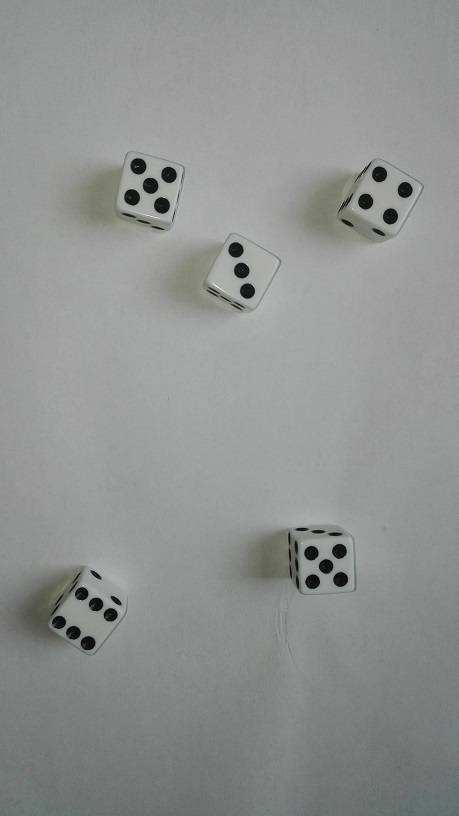
#> input picture 40.jpg, 459 x 816 px
$ python kropki.py
#> lines starting #> are read from the running program, lines starting #| are printed output that depends on the picture
import cv2
import numpy as np
import matplotlib.pyplot

#img = cv2.imread('opencv-logo.png',0)
img = cv2.imread('40.jpg',0)
#> img: shape (816, 459); min 0, max 254, mean 145.4
#img = cv2.imread('przyklad.jpg',0)
img = cv2.medianBlur(img,5)

szar_img = cv2.cvtColor(img,cv2.COLOR_GRAY2BGR)

kolka = cv2.HoughCircles(img,cv2.HOUGH_GRADIENT,1,20,param1=170,param2=15,minRadius=0,maxRadius=0)
#> kolka = 24 rows, first 8: [235.5, 249.5, 7.4], [161.5, 205.5, 7.4], [404.5, 189.5, 7.8], [312.5, 581.5, 7.4], [110.5, 614.5, 6.9], [246.5, 290.5, 7.8], [311.5, 552.5, 7.4], [192.5, 456.5, 171.1]
wszkolka = np.uint16(np.around(kolka))
#> wszkolka = 24 rows, first 8: [236, 250, 7], [162, 206, 7], [404, 190, 8], [312, 582, 7], [110, 614, 7], [246, 290, 8], [312, 552, 7], [192, 456, 171]
print(kolka)
#> (printed output is left out)
print(wszkolka.shape)
#| (1, 24, 3)
print('kropek ' + str(wszkolka.shape[1]))
#| kropek 24
licz=1
for i in wszkolka[0,:]:
     # wyznaczenie obwodu kropki
     cv2.circle(szar_img,(i[0],i[1]),i[2],(0,255,0),2)
    # wyznaczenie srodka kropki
     cv2.circle(szar_img,(i[0],i[1]),2,(0,0,255),3)
     #cv2.putText(img, "Kolka "+ str(licz), (i[0]-70,i[1]+30), cv2.FONT_HERSHEY_SIMPLEX, 1.1, (255,0,0), 2)
     licz +=1
#> this loop made 24 passes
#> i on passes 1 to 12: [236, 250, 7], [162, 206, 7], [404, 190, 8], [312, 582, 7], [110, 614, 7], [246, 290, 8], [312, 552, 7], [192, 456, 171], [138, 166, 7], [58, 622, 7], [88, 612, 25], [242, 270, 7]
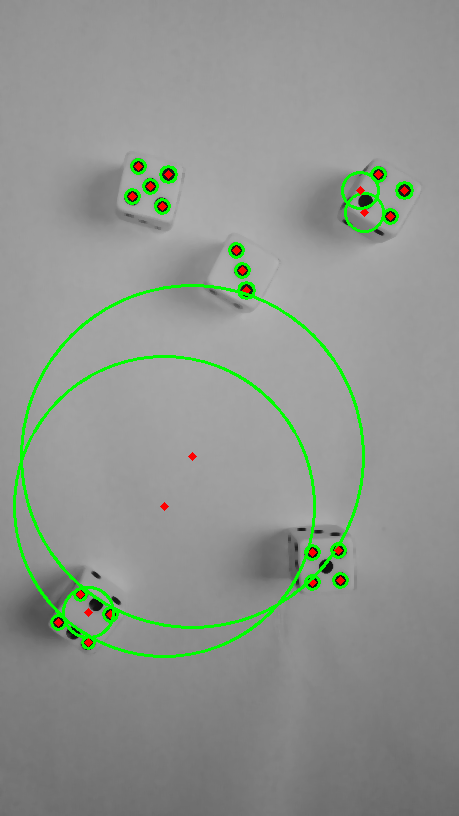
#> szar_img: shape (816, 459, 3); mean B, G, R 142.4, 148.8, 143
#> after the loop, licz = 25

cv2.imshow('Wykryte kropki',szar_img)
cv2.imwrite('wynik.jpg', szar_img)
cv2.waitKey(0)
cv2.destroyAllWindows()

$ run again, with 41.jpg copied over 40.jpg
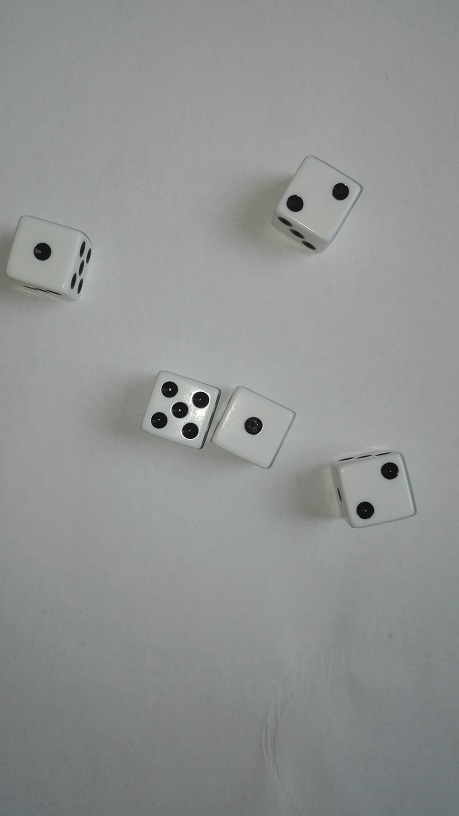
#> input picture 41.jpg, 459 x 816 px
#> kolka = 19 rows, first 8: [179.5, 409.5, 8.2], [252.5, 425.5, 8.2], [200.5, 399.5, 8.4], [336.5, 482.5, 69.1], [41.5, 251.5, 8.2], [340.5, 191.5, 8.8], [180.5, 374.5, 64.4], [86.5, 365.5, 133.8]
#> wszkolka = 19 rows, first 8: [180, 410, 8], [252, 426, 8], [200, 400, 8], [336, 482, 69], [42, 252, 8], [340, 192, 9], [180, 374, 64], [86, 366, 134]
#> (printed output is left out)
#| (1, 19, 3)
#| kropek 19
#> the loop `for i in wszkolka[0,:]:` made 19 passes
#> after the loop `for i in wszkolka[0,:]:`:
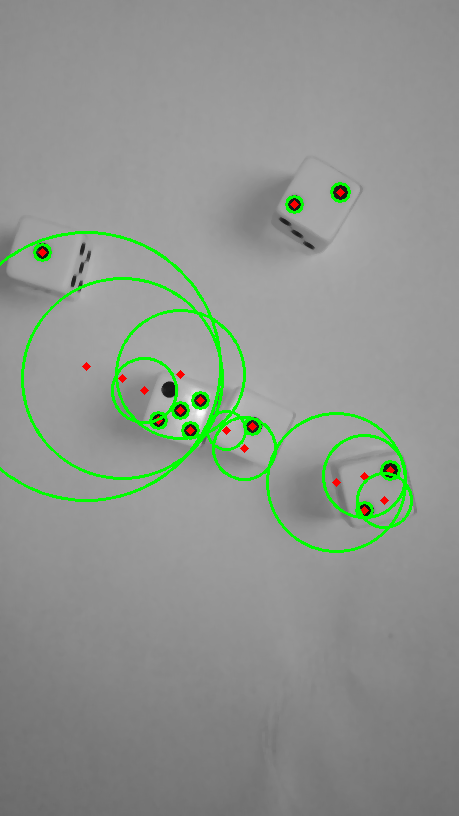
#> szar_img: shape (816, 459, 3); mean B, G, R 142, 148.7, 142.6
#> after the loop `for i in wszkolka[0,:]:`: licz = 20

$ run again, with 42.jpg copied over 40.jpg
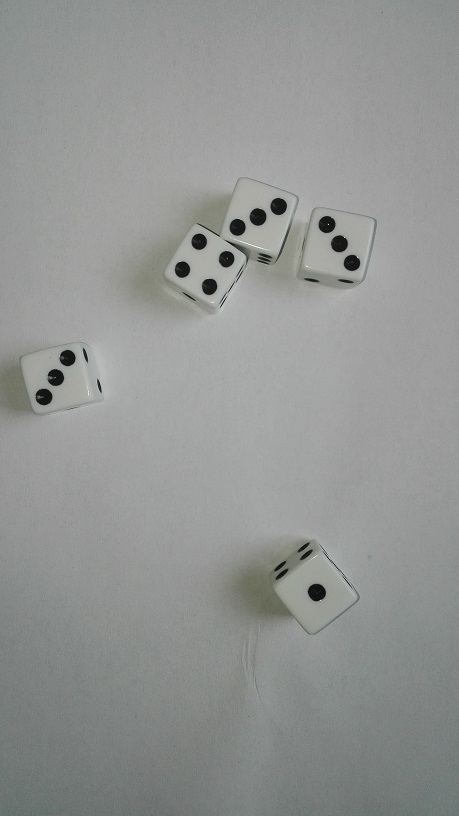
#> input picture 42.jpg, 459 x 816 px
#> kolka = 20 rows, first 8: [43.5, 396.5, 8.2], [257.5, 216.5, 8.4], [351.5, 262.5, 8.1], [274.5, 307.5, 93.2], [67.5, 357.5, 8.2], [216.5, 249.5, 33], [195.5, 254.5, 27.5], [326.5, 224.5, 8.8]
#> wszkolka = 20 rows, first 8: [44, 396, 8], [258, 216, 8], [352, 262, 8], [274, 308, 93], [68, 358, 8], [216, 250, 33], [196, 254, 28], [326, 224, 9]
#> (printed output is left out)
#| (1, 20, 3)
#| kropek 20
#> the loop `for i in wszkolka[0,:]:` made 20 passes
#> after the loop `for i in wszkolka[0,:]:`:
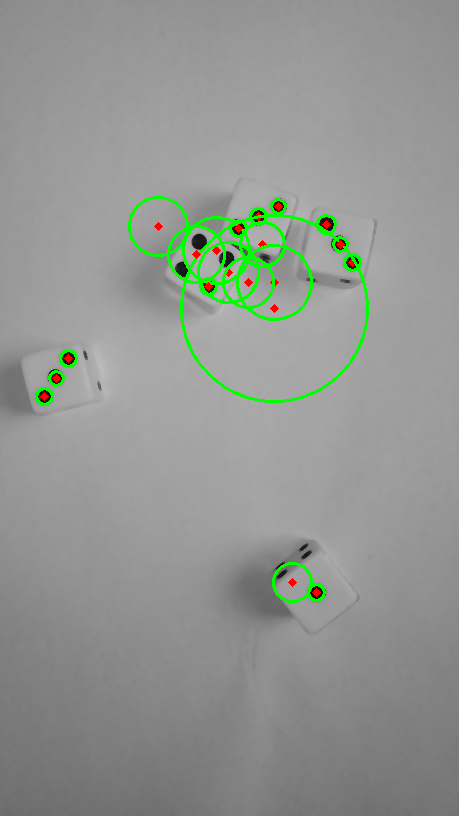
#> szar_img: shape (816, 459, 3); mean B, G, R 145.7, 150.3, 146.2
#> after the loop `for i in wszkolka[0,:]:`: licz = 21
